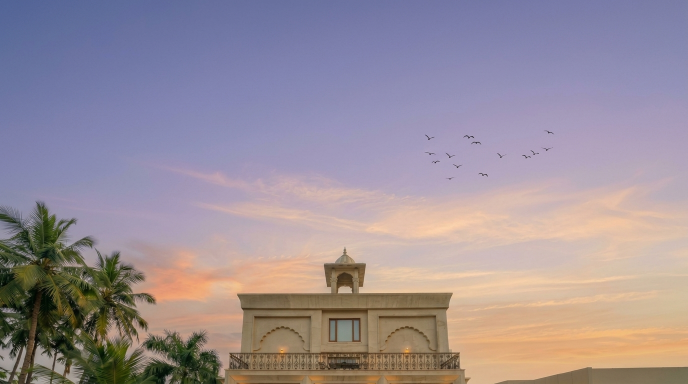
#> input picture img/main1.jpg, 1376 x 768 px, found by its file name (shown at 1/2 size); the run also reads 1 picture not shown here
$ python render_drone_video.py
#> lines starting #> are read from the running program, lines starting #| are printed output that depends on the picture
import cv2
import numpy as np
import math
import os

print("Starting Drone Video Render...")

WIDTH = 1920
HEIGHT = 1080
FPS = 60
TOTAL_FRAMES = 1080 # 18.0 seconds of butter-smooth 60fps drone flight

# Load all images
img_main1 = cv2.imread('img/main1.jpg')
#> img_main1 is the input picture: shape (768, 1376, 3); mean B, G, R 151.8, 142.6, 154.6
img_main2 = cv2.imread('img/main2.jpg')
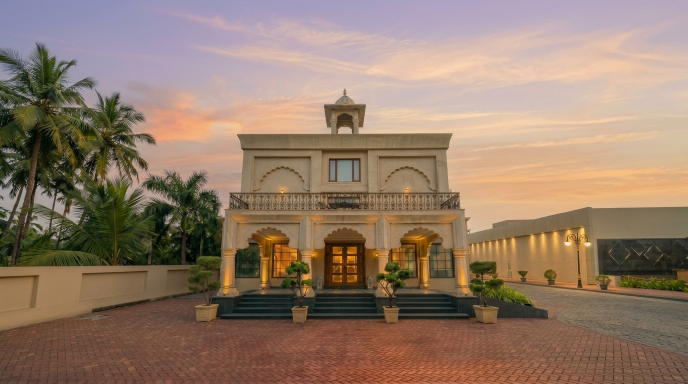
#> input picture img/main2.jpg, 1376 x 768 px, found by its file name (shown at 1/2 size)
#> img_main2 is the input picture: shape (768, 1376, 3); mean B, G, R 104.9, 122.8, 146.5
img_door_l = cv2.imread('img/door_left.png')
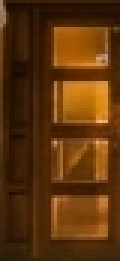
#> input picture img/door_left.png, 40 x 87 px, found by its file name (shown 3 times larger)
#> img_door_l is the input picture: shape (87, 40, 3); mean B, G, R 11.9, 51.3, 92.8
img_door_r = cv2.imread('img/door_right.png')
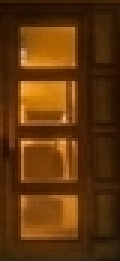
#> input picture img/door_right.png, 40 x 87 px, found by its file name (shown 3 times larger)
#> img_door_r is the input picture: shape (87, 40, 3); mean B, G, R 11.9, 53, 96.2
img_curt_l = cv2.imread('img/curtain_left.png', cv2.IMREAD_UNCHANGED)
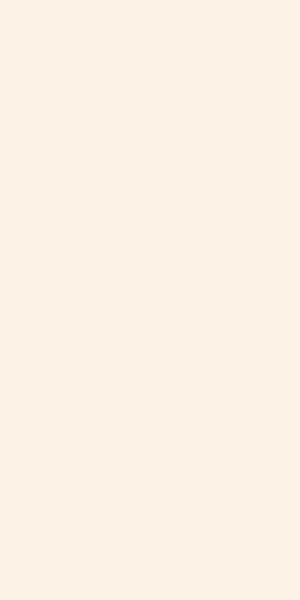
#> input picture img/curtain_left.png, 300 x 600 px, found by its file name
#> img_curt_l is the input picture: shape (600, 300, 4); mean B, G, R, A 230, 242, 252, 102.8
img_curt_r = cv2.imread('img/curtain_right.png', cv2.IMREAD_UNCHANGED)
img_banq1 = cv2.imread('img/banq1.jpg')
img_banq2 = cv2.imread('img/banq2.jpg')
img_banq3 = cv2.imread('img/banq3.jpg')
img_banq4 = cv2.imread('img/banq4.jpg')

def fit_cover(img, target_w, target_h, center_x=0.5, center_y=0.5, scale=1.0, offset_x=0, offset_y=0):
    ih, iw = img.shape[:2]
    # compute scale to cover
    base_scale = max(target_w / iw, target_h / ih) * scale
    nw = int(iw * base_scale)
    nh = int(ih * base_scale)
#> (the run stopped early here; a loop or call above may not have finished)
